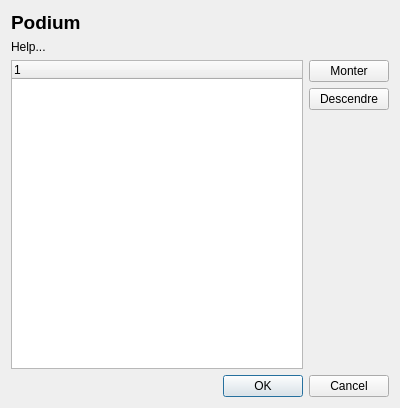
<?xml version="1.0" encoding="UTF-8"?>
<ui version="4.0">
 <class>DialogPodiumSingle</class>
 <widget class="QDialog" name="DialogPodiumSingle">
  <property name="geometry">
   <rect>
    <x>0</x>
    <y>0</y>
    <width>400</width>
    <height>408</height>
   </rect>
  </property>
  <property name="windowTitle">
   <string>Podium</string>
  </property>
  <layout class="QVBoxLayout" name="verticalLayout">
   <item>
    <widget class="QLabel" name="label">
     <property name="font">
      <font>
       <pointsize>14</pointsize>
       <bold>true</bold>
      </font>
     </property>
     <property name="text">
      <string>Podium</string>
     </property>
    </widget>
   </item>
   <item>
    <widget class="QLabel" name="labelHelp">
     <property name="text">
      <string>Help...</string>
     </property>
     <property name="wordWrap">
      <bool>true</bool>
     </property>
    </widget>
   </item>
   <item>
    <layout class="QHBoxLayout" name="horizontalLayout">
     <item>
      <widget class="QTreeWidget" name="treeWidget">
       <column>
        <property name="text">
         <string notr="true">1</string>
        </property>
       </column>
      </widget>
     </item>
     <item>
      <layout class="QVBoxLayout" name="verticalLayoutButtons">
       <item>
        <widget class="QPushButton" name="pushButtonUp">
         <property name="text">
          <string>Monter</string>
         </property>
         <property name="icon">
          <iconset theme="go-up">
           <normaloff>.</normaloff>.</iconset>
         </property>
        </widget>
       </item>
       <item>
        <widget class="QPushButton" name="pushButtonDown">
         <property name="text">
          <string>Descendre</string>
         </property>
         <property name="icon">
          <iconset theme="go-down">
           <normaloff>.</normaloff>.</iconset>
         </property>
        </widget>
       </item>
       <item>
        <spacer name="verticalSpacer">
         <property name="orientation">
          <enum>Qt::Vertical</enum>
         </property>
         <property name="sizeHint" stdset="0">
          <size>
           <width>20</width>
           <height>40</height>
          </size>
         </property>
        </spacer>
       </item>
      </layout>
     </item>
    </layout>
   </item>
   <item>
    <widget class="QDialogButtonBox" name="buttonBox">
     <property name="orientation">
      <enum>Qt::Horizontal</enum>
     </property>
     <property name="standardButtons">
      <set>QDialogButtonBox::Cancel|QDialogButtonBox::Ok</set>
     </property>
    </widget>
   </item>
  </layout>
 </widget>
 <resources/>
 <connections>
  <connection>
   <sender>buttonBox</sender>
   <signal>accepted()</signal>
   <receiver>DialogPodiumSingle</receiver>
   <slot>accept()</slot>
   <hints>
    <hint type="sourcelabel">
     <x>248</x>
     <y>254</y>
    </hint>
    <hint type="destinationlabel">
     <x>157</x>
     <y>274</y>
    </hint>
   </hints>
  </connection>
  <connection>
   <sender>buttonBox</sender>
   <signal>rejected()</signal>
   <receiver>DialogPodiumSingle</receiver>
   <slot>reject()</slot>
   <hints>
    <hint type="sourcelabel">
     <x>316</x>
     <y>260</y>
    </hint>
    <hint type="destinationlabel">
     <x>286</x>
     <y>274</y>
    </hint>
   </hints>
  </connection>
 </connections>
</ui>
